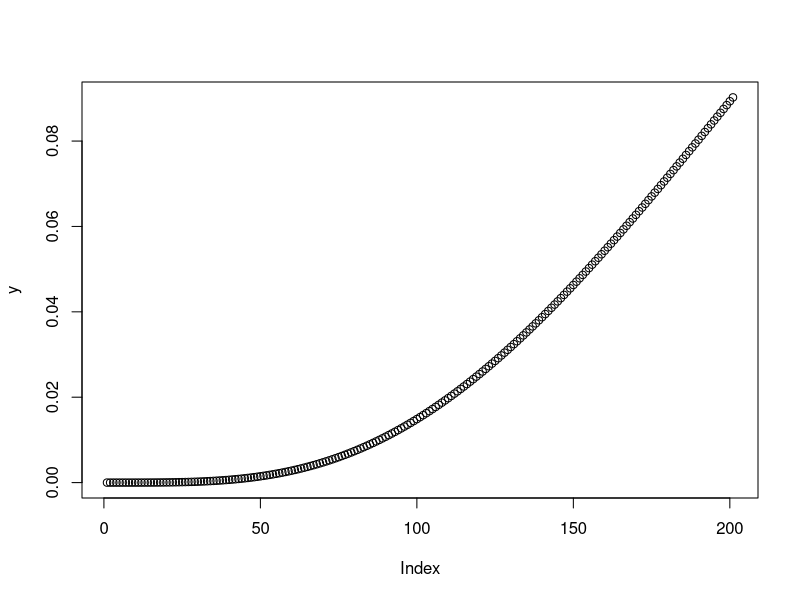
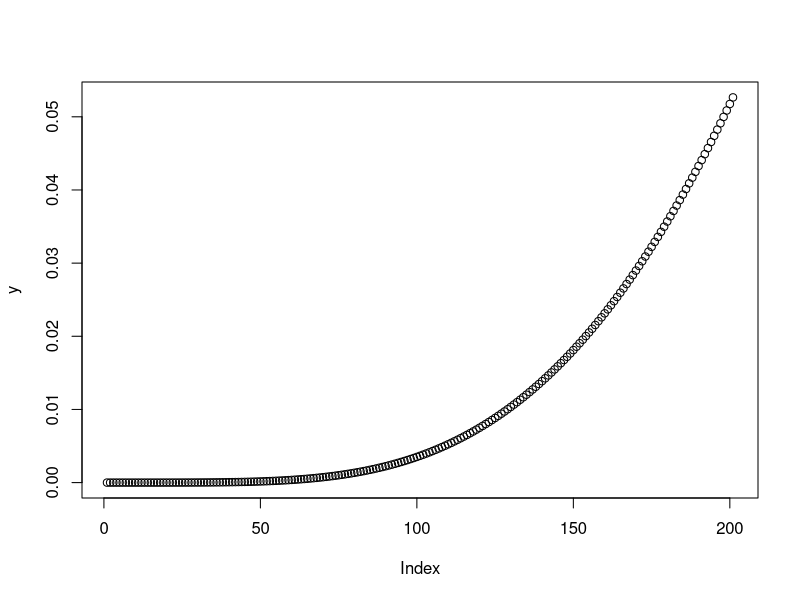
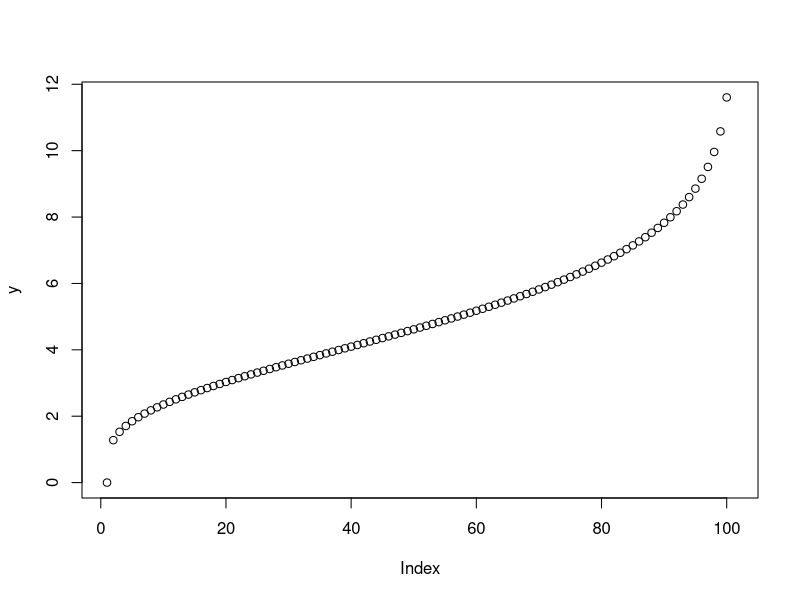
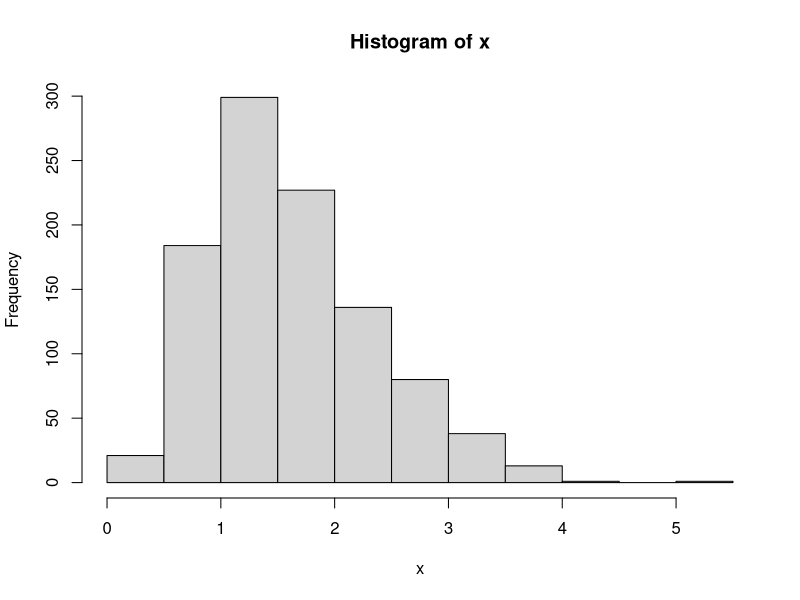

Generate these figures, in order, with R:
# https://www.statology.org/gamma-distribution-in-r/

#define x-values
x <- seq(0, 2, by=0.01)   
  
#calculate gamma density for each x-value
y <- dgamma(x, shape=5) 
  
#create density plot
plot(y)

#define x-values
x <- seq(0, 2, by=0.01)   
  
#calculate gamma density for each x-value
y <- pgamma(x, shape=5) 
  
#create cumulative density plot
plot(y)

#define x-values
x <- seq(0, 1, by=0.01)   
  
#calculate gamma density for each x-value
y <- qgamma(x, shape=5) 
  
#create quantile plot
plot(y)

#make this example reproducible
set.seed(0)

#generate 1,000 random values that follow gamma distribution
x <- rgamma(n=1000, shape=5, rate=3)

#create histogram to view distribution of values
hist(x)
